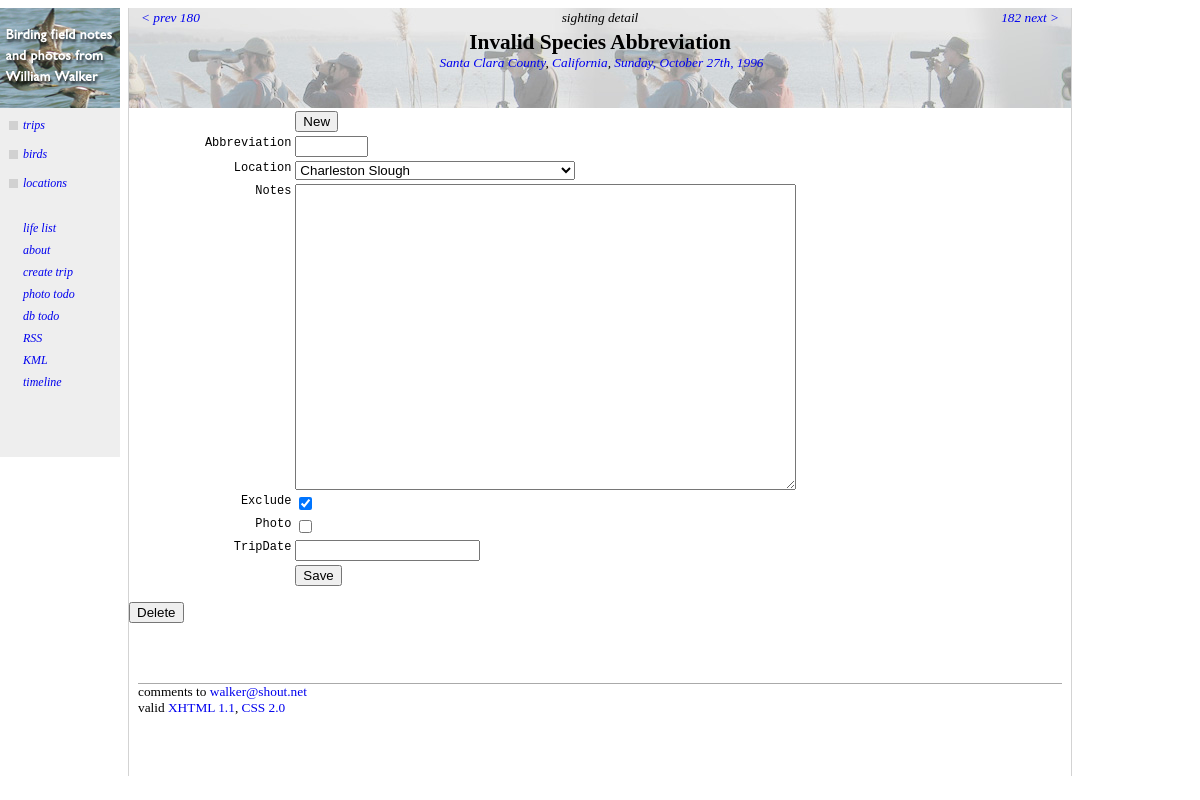
/sightingedit.php?sightingid=181, run on the app's committed database.
### tables this page shows
CREATE TABLE locations (
  id mediumint(9) NOT NULL auto_increment,
  name varchar(255),
  reference_url text,
  city text,
  county varchar(255),
  state char(2),
  notes text,
  latitude float(15,10),
  longitude float(15,10),
  photo boolean default 0,
  PRIMARY KEY  (id),
  KEY NameIndex (name),
  KEY CountyIndex (county),
  KEY StateIndex (state)
) TYPE=MyISAM;

CREATE TABLE states (
  id mediumint(9) NOT NULL auto_increment,
  name varchar(16) default NULL,
  abbreviation varchar(2) default NULL,
  notes text,
  PRIMARY KEY  (id),
  KEY AbbreviationIndex (abbreviation)
) TYPE=MyISAM;

CREATE TABLE `sightings` (
  id mediumint(9) NOT NULL auto_increment,
  notes text,
  exclude tinyint(1) default NULL,
  photo tinyint(1) default NULL,
  location_id mediumint(9) default NULL,
  species_id bigint(9) default NULL,
  trip_id mediumint(9) default NULL,
  PRIMARY KEY  (id),
  KEY ExcludeIndex (exclude),
  KEY PhotoIndex (photo),
  KEY LocationIndex (location_id),
  KEY SpeciesIndex (species_id),
  KEY TripIndex (trip_id)
);

### sightingedit.php (the view, shortened to what this page needs)
<?php
require_once("./birdwalker.php");
require_once("./request.php");
$sightingID = getValue("sightingid");
$sightingInfo = getSightingInfo($sightingID);
if (performCount("Test for Species Info", "SELECT COUNT(*) from species where id='" . $sightingInfo["species_id"] . "'")  == 1)
{
	$speciesInfo = getSpeciesInfo($sightingInfo["species_id"]);
}
else
{
	$speciesInfo = "";
}
$tripInfo = getTripInfo($sightingInfo["trip_id"]);
$locationInfo = getLocationInfo($sightingInfo["location_id"]);
$stateInfo = getStateInfoForAbbreviation($locationInfo["state"]);
$locationList = performQuery("Get Location List", "SELECT name, id from locations ORDER BY name");
if ($speciesInfo == "") {
    htmlHead("Invalid Species Abbreivation, " . $tripInfo["niceDate"]);
} else {
    htmlHead($speciesInfo["common_name"] . ", " . $tripInfo["niceDate"]);
}
?>
<div id="topright-trip">
  <div class="pagetitle">
	<? if ($speciesInfo == "") { ?>
	    Invalid Species Abbreviation
    <? } else { ?>
        <a href="./speciesdetail.php?speciesid=<?= $speciesInfo["id"] ?>"><?= $speciesInfo["common_name"] ?></a>
	<? } ?>
  </div>
  <div class="pagesubtitle">
    <a href="./countydetail.php?stateid=<?= $stateInfo["id"] ?>&county=<?= $locationInfo["county"] ?>"><?= $locationInfo["county"] ?> County</a>,
    <a href="./statedetail.php?stateid=<?= $stateInfo["id"] ?>"><?= $stateInfo["name"] ?></a>,
    <a href="./tripdetail.php?tripid=<?= $tripInfo["id"] ?>"><?= $tripInfo["niceDate"] ?></a>
  </div>
</div>
<div id="contentright">
<form method="post" action="./sightingedit.php?sightingid=<?= $sightingID ?>">
<table class="report-content" width="100%">
  <tr>
	<td></td>
	<td><input type="submit" name="New" value="New"/></td>
  </tr>
  <tr>
	<td class="fieldlabel">Abbreviation</td>
	<td><input type="text" name="SpeciesAbbreviation" value="<?= $speciesInfo["abbreviation"] ?>" size="6"/></td>
  </tr>
  <tr>
	<td class="fieldlabel">Location</td>
	<td>
	  <select name="LocationName">
<?php
   while($info = mysql_fetch_array($locationList))
   {
	   if ($info["id"] == $sightingInfo["location_id"]) { echo "<option selected>"; } else { echo "<option>"; }
	   echo $info["name"] . "</option>\n";
   }
?>
	  </select>
	</td>
  </tr>
  <tr>
	<td class="fieldlabel">Notes</td>
    <td><textarea name="notes" cols="60" rows="20"><?= stripslashes($sightingInfo["notes"]) ?></textarea></td>
  </tr>
  <tr>
	<td class="fieldlabel">Exclude</td>
	<td><input type="checkbox" name="Exclude" value="1" <?php if ($sightingInfo["exclude"] == "1") { echo "checked"; } ?> /></td>
  </tr>
  <tr>
	<td class="fieldlabel">Photo</td>
	<td><input type="checkbox" name="photo" value="1" <?php if ($sightingInfo["photo"] == "1") { echo "checked"; } ?> /></td>
  </tr>
  <tr>
	<td class="fieldlabel">TripDate</td>
	<td><input type="text" name="TripDate" value="<?= $sightingInfo["TripDate"] ?>" size="20"/></td>
  </tr>
  <tr>
	<td><input type="hidden" name="sightingid" value="<?= $sightingID ?>"/></td>
	<td><input type="submit" name="Save" value="Save"/></td>
  </tr>
</table>
<p><input type="submit" name="Delete" value="Delete"/></p>
</form>
</div>

### stylesheet.css (style rules this page uses)
body { background-color: white; }
#topright-trip { top: 0px; height: 100px; position: relative; background-image: url(./images/trip-banner.jpg); background-position: 50%; z-index: 1; }
#contentright { font: 10pt "Gill Sans", "Gill Sans MT", SansSerif; top: 0px; bottom: -1px; padding-bottom: 30px; background-color: white; position: relative; }
.pagetitle { text-align: center; font: 16pt "Gill Sans", "Gill Sans MT", SansSerif; font-weight: bold; padding-top: 2px }
.pagesubtitle { text-align: center; font: 10pt "Gill Sans", "Gill Sans MT", SansSerif; font-style: italic; padding-bottom: 7px; padding-left: 3px }
.pagesubtitle a { text-decoration: none; }
.report-content { font: 10pt "Gill Sans", "Gill Sans MT", SansSerif; margin-left: 3px }
.fieldlabel { padding-left: 15px; font: 9pt Courier, Fixed; text-align: right; vertical-align: top }

### data on the page
locations: county "Santa Clara"
states: name "California"
sightings: exclude "☑"

### other printed values
$prevName "180"
$pageKind "sighting detail"
$nextName "182"
$tripInfo["niceDate"] "Sunday, October 27th, 1996"
form field LocationName "Charleston Slough"
